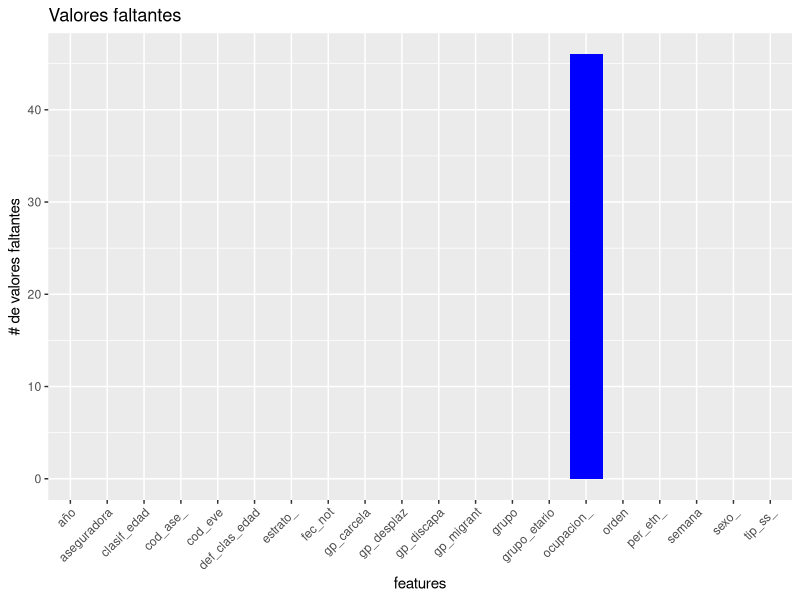

Recreate this plot in R. (Note: this script raises an error after producing the figure.)
## ---- chunk 1
knitr::opts_chunk$set(echo = TRUE)
## ---- chunk 2
library(ggplot2)
library(dplyr)
library(tidyverse)
library(lubridate)
## ---- chunk 3
data<-read_csv('data/data_dengue.csv',show_col_types=FALSE)
head(data)
## ---- chunk 4
dim(data)
## ---- chunk 5
missing_data=sort(colSums(is.na(data)),decreasing=TRUE)
ggplot()+geom_bar(aes(x=names(head(missing_data,20)),y=head(missing_data,20)),stat="identity",fill='blue')+theme(axis.text.x=element_text(angle=45,hjust=1))+labs(title='Valores faltantes',x='features',y='# de valores faltantes')
## ---- chunk 6
data<-data %>% replace_na(list(ocupacion_=1))
print(sort(colSums(is.na(data)),decreasing=TRUE))
## ---- chunk 7
sapply(data,typeof)
## ---- chunk 8
df<-select(data,-c('orden','cod_eve','grupo','cod_pais_r','version','muesttejid','mueshigado','muesbazo','muesriñon','muesmedula','muesmiocar','muescerebr','muespulmon','nom_eve','cod_ase_','fuente_','con_fin_','grupo_etario'))
dim(df)
## ---- chunk 9
df<-df %>% mutate(across(c(fec_not,fec_con_,fec_hos_,fec_def_,ini_sin_),~ as.Date(.x,format='%d/%m/%Y')))
print(head(df[c('fec_not','fec_con_','fec_hos_','fec_def_','ini_sin_')]))
## ---- chunk 10
categorical_data=c('clasif_edad','sexo_','tip_ss_','per_etn_','estrato_','gp_gestan','gp_mad_com','gp_otros','tip_cas_','famantdngu','COMUNA shp','gp_migrant','gp_discapa','fiebre','cefalea','diarrea','tip_cas_','conducta','clasfinal')
numerical_data=c('año')
## ---- chunk 11
df['t_notificacion']<-df$fec_not-df$ini_sin_
df['t_notificacion'][df['t_notificacion']<0]<-duration(0,'days')
df['t_medico']<-df$fec_con_-df$ini_sin_
df['t_medico'][df['t_notificacion']<0]<-duration(0,'days')
## ---- chunk 12
df_n<-df[-c('fec_not','fec_con_','fec_hos_','fec_def_','ini_sin_')]
code_var<-c('COMUNA','conducta','clasfinal','tip_ss',)
## ---- chunk 13
for (var in categorical_data) {
  df_counts <- df %>%
    group_by(!!sym(var))%>%summarise(count=n(),.groups="drop")
  p<-ggplot(df_counts,aes(x=!!sym(var),y=count,fill=!!sym(var))) +
    geom_bar(stat="identity")+labs(title=paste("Distribución de la caracteristica",var),x=var,y="Frecuencia")+theme(axis.text.x = element_text(angle = 45, hjust = 1),legend.position = "none")        
  print(p)
}
## ---- chunk 14
ggplot(data=df,aes(x=factor(año)))+geom_bar(fill="red")+labs(title='Distribución de los casos de dengue por año',x='año',y='frecuencia')
## ---- chunk 15
plot(pressure)
